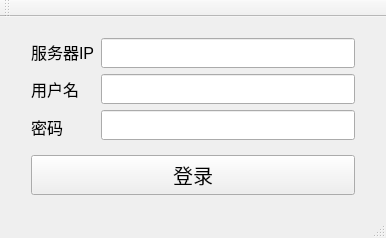
<?xml version="1.0" encoding="UTF-8"?>
<ui version="4.0">
 <class>MainWindow</class>
 <widget class="QMainWindow" name="MainWindow">
  <property name="geometry">
   <rect>
    <x>0</x>
    <y>0</y>
    <width>386</width>
    <height>217</height>
   </rect>
  </property>
  <property name="windowTitle">
   <string>MainWindow</string>
  </property>
  <widget class="QWidget" name="centralWidget">
   <layout class="QVBoxLayout" name="verticalLayout_4">
    <item>
     <layout class="QVBoxLayout" name="verticalLayout_3">
      <property name="spacing">
       <number>15</number>
      </property>
      <property name="leftMargin">
       <number>20</number>
      </property>
      <property name="topMargin">
       <number>10</number>
      </property>
      <property name="rightMargin">
       <number>20</number>
      </property>
      <property name="bottomMargin">
       <number>10</number>
      </property>
      <item>
       <layout class="QHBoxLayout" name="horizontalLayout">
        <item>
         <layout class="QVBoxLayout" name="verticalLayout_2" stretch="0,0,0">
          <property name="spacing">
           <number>10</number>
          </property>
          <property name="rightMargin">
           <number>0</number>
          </property>
          <item>
           <widget class="QLabel" name="labelServerIp">
            <property name="font">
             <font>
              <pointsize>12</pointsize>
             </font>
            </property>
            <property name="text">
             <string>服务器IP</string>
            </property>
           </widget>
          </item>
          <item>
           <widget class="QLabel" name="labelUsername">
            <property name="font">
             <font>
              <pointsize>12</pointsize>
             </font>
            </property>
            <property name="text">
             <string>用户名</string>
            </property>
           </widget>
          </item>
          <item>
           <widget class="QLabel" name="labelPasswd">
            <property name="font">
             <font>
              <pointsize>12</pointsize>
             </font>
            </property>
            <property name="text">
             <string>密码</string>
            </property>
           </widget>
          </item>
         </layout>
        </item>
        <item>
         <layout class="QVBoxLayout" name="verticalLayout">
          <item>
           <widget class="QLineEdit" name="lineEditServerIp">
            <property name="sizePolicy">
             <sizepolicy hsizetype="Expanding" vsizetype="Expanding">
              <horstretch>0</horstretch>
              <verstretch>0</verstretch>
             </sizepolicy>
            </property>
            <property name="minimumSize">
             <size>
              <width>250</width>
              <height>30</height>
             </size>
            </property>
           </widget>
          </item>
          <item>
           <widget class="QLineEdit" name="lineEditUsername">
            <property name="sizePolicy">
             <sizepolicy hsizetype="Expanding" vsizetype="Expanding">
              <horstretch>0</horstretch>
              <verstretch>0</verstretch>
             </sizepolicy>
            </property>
            <property name="minimumSize">
             <size>
              <width>250</width>
              <height>30</height>
             </size>
            </property>
           </widget>
          </item>
          <item>
           <widget class="QLineEdit" name="lineEditPasswd">
            <property name="sizePolicy">
             <sizepolicy hsizetype="Expanding" vsizetype="Expanding">
              <horstretch>0</horstretch>
              <verstretch>0</verstretch>
             </sizepolicy>
            </property>
            <property name="minimumSize">
             <size>
              <width>250</width>
              <height>30</height>
             </size>
            </property>
           </widget>
          </item>
         </layout>
        </item>
       </layout>
      </item>
      <item>
       <widget class="QPushButton" name="pushButtonLogin">
        <property name="sizePolicy">
         <sizepolicy hsizetype="Minimum" vsizetype="Fixed">
          <horstretch>0</horstretch>
          <verstretch>0</verstretch>
         </sizepolicy>
        </property>
        <property name="minimumSize">
         <size>
          <width>300</width>
          <height>40</height>
         </size>
        </property>
        <property name="font">
         <font>
          <pointsize>15</pointsize>
         </font>
        </property>
        <property name="text">
         <string>登录</string>
        </property>
       </widget>
      </item>
     </layout>
    </item>
   </layout>
  </widget>
  <widget class="QMenuBar" name="menuBar">
   <property name="geometry">
    <rect>
     <x>0</x>
     <y>0</y>
     <width>386</width>
     <height>23</height>
    </rect>
   </property>
  </widget>
  <widget class="QToolBar" name="mainToolBar">
   <attribute name="toolBarArea">
    <enum>TopToolBarArea</enum>
   </attribute>
   <attribute name="toolBarBreak">
    <bool>false</bool>
   </attribute>
  </widget>
  <widget class="QStatusBar" name="statusBar"/>
 </widget>
 <layoutdefault spacing="6" margin="11"/>
 <resources/>
 <connections/>
</ui>
